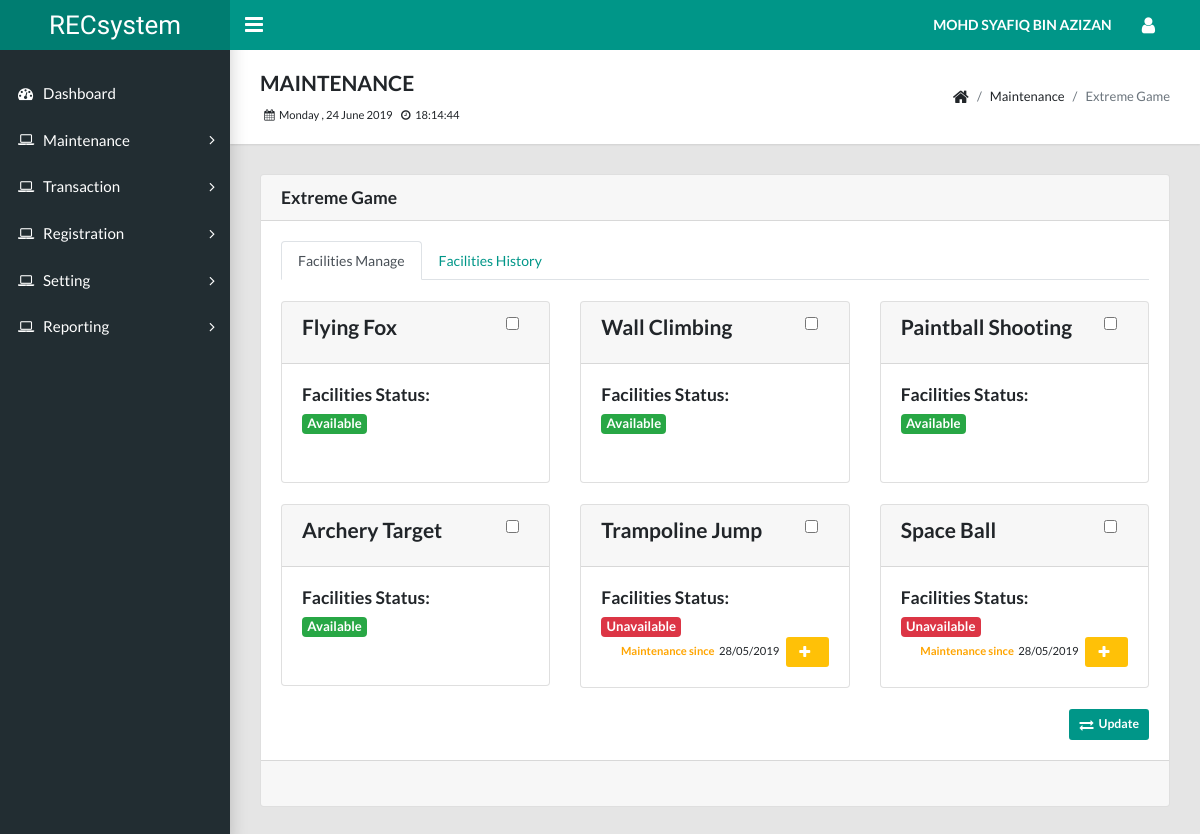
The page /manager/maintenance_extreme_view_panel.php (signed in) on the database its author committed.
### tables this page shows
CREATE TABLE `user_manager` (
  `manager_id` int(11) NOT NULL,
  `manager_full` varchar(255) NOT NULL,
  `manager_email` varchar(255) NOT NULL,
  `manager_password` varchar(255) NOT NULL,
  `manager_phone` varchar(255) NOT NULL,
  `manager_address` varchar(255) DEFAULT NULL
);

CREATE TABLE `facility_category` (
  `fac_id` int(11) NOT NULL,
  `fac_name` varchar(255) NOT NULL,
  `fac_rate` double NOT NULL,
  `fac_total` int(11) NOT NULL,
  `fac_qty` int(11) NOT NULL,
  `fac_limit` int(11) NOT NULL,
  `fac_queue` int(11) NOT NULL,
  `fac_use` int(11) NOT NULL,
  `fac_status` int(11) NOT NULL,
  `fac_unav` date NOT NULL,
  `manager_id` int(11) NOT NULL
);

### manager/identification.php
<?php
function manager(){
include "dbconnection.php";
  	$id = $_SESSION['manager_id'];
    $stmt = $conn->prepare("SELECT * FROM `user_manager` WHERE manager_id=?");
    $stmt->bind_param("s", $id);
    $stmt->execute();
    $result = $stmt->get_result();
    $row = $result->fetch_assoc();
      $manager_full = $row ['manager_full'];
      echo strtoupper($manager_full);
}
 ?>

### manager/maintenance_extreme_view_list.php (shortened to what this page needs)
<div class="row">
  <?php
  $stmt = $conn->prepare("SELECT * FROM `facility_category` WHERE fac_id >3");
  $stmt->execute();
  $result = $stmt->get_result();
  while($row = $result->fetch_assoc())
  {
    $fac_id = $row['fac_id'];
    $fac_name = $row['fac_name'];
    $fac_status = $row['fac_status'];
    $fac_unav = date_format(date_create($row['fac_unav']), 'd/m/Y');
    ?>
    <div class="col-md-4 col-sm-6 col-xs-12">
      <div class="card">
        <div class="card-header">
          <div style="float:right;">
            <p align="center"><input type="checkbox" value="<?php echo $fac_id; ?>"/>&nbsp;&nbsp;&nbsp;&nbsp;</p>
          </div>
          <div style="float:left;">
            <h4 ><?php echo $fac_name;?></h4>
          </div>
        </div>
        <div class="card-body">
          <div style="float:left;">
            <h5 class="card-title">Facilities Status: </h5>
            <h5 class="card-subtitle text-muted"><?php if($fac_status==0){ echo "<span class='badge badge-success'>Available </span>"; }else{ echo "<span class='badge badge-danger'>Unavailable</span>"; }?></h5>
          </div>
          <div style="float:right;">
            <small>
              <?php
              if($fac_status==1){
                echo "<label style='color:orange; font-weight:bold;'>Maintenance since</label>&nbsp;&nbsp;<label>".$fac_unav."</label>&nbsp;&nbsp;
                <a href='#edit$fac_id' data-toggle='modal' class='btn btn-warning btn-sm' style='color:white;'><i class='fa fa-fw fa-xs fa-plus'></i></a>";
              }else{
                echo "<label style='height:66px;'>&nbsp;&nbsp;<label>";
              }
              ?>
            </small>
          </div>
        </div>
      </div><br />
    </div>
  <?php } ?>
  <div class="col-md-12">
    <div align="right">
      <button type="button" name="btn_extreme" id="btn_extreme" class="btn btn-primary btn-sm"><i class='fa fa-exchange'></i>Update</button>
    </div>
  </div>
</div>

### rows shown on the page
user_manager: manager_full "MOHD SYAFIQ BIN AZIZAN"
facility_category: fac_name "Flying Fox", fac_status "Available"
facility_category: fac_name "Wall Climbing", fac_status "Available"
facility_category: fac_name "Paintball Shooting", fac_status "Available"
facility_category: fac_name "Archery Target", fac_status "Available"
facility_category: fac_name "Trampoline Jump", fac_status "Unavailable", fac_unav "28/05/2019"
facility_category: fac_name "Space Ball", fac_status "Unavailable", fac_unav "28/05/2019"
